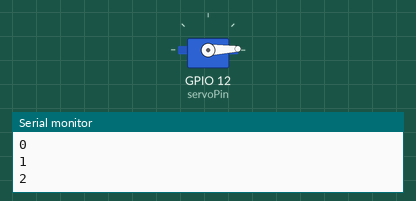
This sketch was run on a simulated ESP32. On the bench: servo, the last lines printed to the serial monitor.

Above: at 0.05 s.
At 1.75 s:
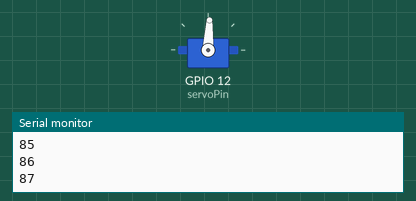
At 3.45 s:
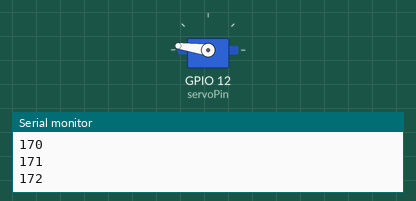
At 6.9 s:
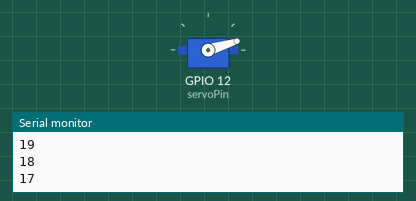
Timing chart, 0 to 9.4 s (numbered marks = the images above):
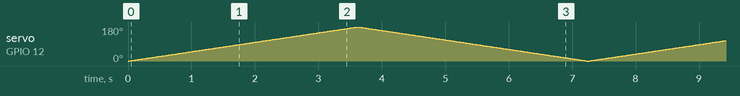

The sketch:

07-020-Servo_motor_single.ino
```cpp
/*  07-020 - Simple servo motor control with the ESP32
 *
 * This sketch shows you how to control a small servo motor using an ESP32.
 * breakout.
 *
 * The sketch rotates the motor in a full 180 degree range.
 *
 *
 * Components
 * ----------
 *  - ESP32
 *  - a small hobby servo motor
 *
 *  Libraries
 *  ---------
 *  - Servo (for the ESP32)
 *
 * Connections
 * -----------
 *
 *   ESP32   |   Servo motor
 * ---------------------
 *   GND     |   Brown
 *   GPI12   |   Orange
 *   5V      |   Red
 *
 * More information:
 *
 * 1. Library: https://github.com/RoboticsBrno/ESP32-Arduino-Servo-Library
 * Please use version 1.0.3 of this library. Tested to work with Arduino IDE v2.2.1.
 *
 *  Created on April 1 2019 by Peter Dalmaris
 *
 */

#include <Servo.h>

static const int servoPin = 12;

Servo servo1;

void setup() {
    Serial.begin(115200);
    servo1.attach(servoPin);
}

void loop() {
    for(int posDegrees = 0; posDegrees <= 180; posDegrees++) {
        servo1.write(posDegrees);
        Serial.println(posDegrees);
        delay(20);
    }

    for(int posDegrees = 180; posDegrees >= 0; posDegrees--) {
        servo1.write(posDegrees);
        Serial.println(posDegrees);
        delay(20);
    }
}
```
